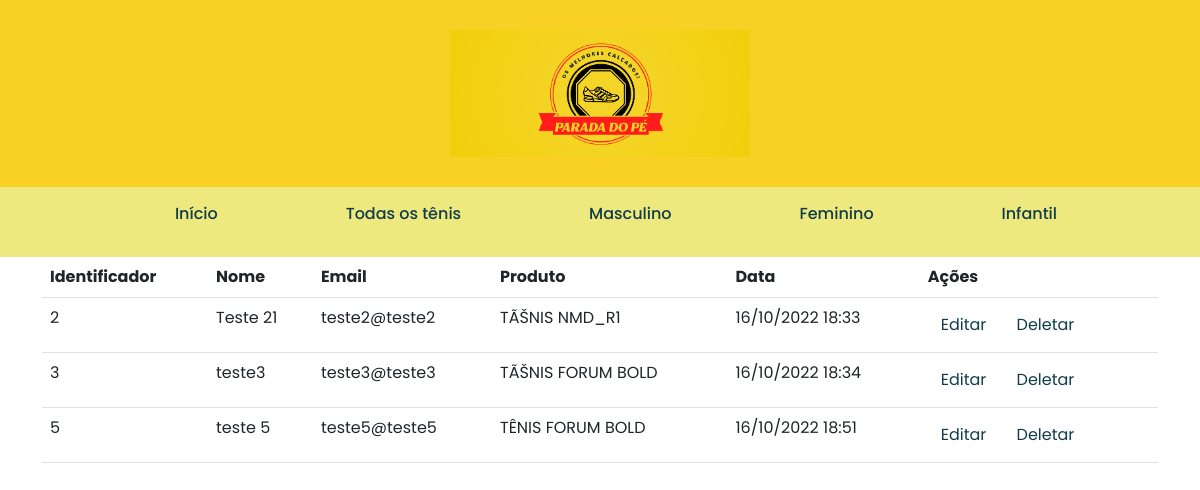
Screenshot of /adm/pedidos.php (signed in) with the database file from the repository.
### tables this page shows
CREATE TABLE IF NOT EXISTS `pedido` (
  `id_pedido` int(11) NOT NULL AUTO_INCREMENT,
  `nome` varchar(300) NOT NULL,
  `email` varchar(100) NOT NULL,
  `produto` varchar(100) NOT NULL,
  `pedido` varchar(300) NOT NULL,
  `data` datetime NOT NULL DEFAULT CURRENT_TIMESTAMP,
  PRIMARY KEY (`id_pedido`)
);

### adm/pedidos.php (the view, shortened to what this page needs)
<?php
    include ("conexao.php");
    $selecionar_sql = "SELECT * FROM pedido";
    $retorno_consulta = $mysqli->query( $selecionar_sql) or die($mysqli->error);
    $quantidade_pedidos = $retorno_consulta->num_rows;
?>
<!DOCTYPE html>
    <html lang="pt-br">
    <head>
        <link href="https://cdn.jsdelivr.net/npm/bootstrap@5.2.0/dist/css/bootstrap.min.css" rel="stylesheet">
        <link rel="stylesheet" href="../femenino.css">
    </head>
    <body>
        <?php include("menu.php") ?>
        <div class="container">
            <div class="table-responsive">
                <table class="table table-hover">
                    <thead>
                        <th>Identificador</th>
                        <th>Nome</th>
                        <th>Email</th>
                        <th>Produto</th>
                        <th>Data</th>
                        <th colspan="2">Ações</th>
                    </thead>
                    <tbody>
                        <?php
                            if ( $quantidade_pedidos == 0){ ?>
                            <tr>
                                <td colspan="5"> Nenhuma mensagem foi cadastrada.</td>
                            </tr>
                        <?php   } else {
                            while ($mensagem = $retorno_consulta -> fetch_assoc()){
                                $data = date("d/m/Y H:i", strtotime($mensagem['data']));
                        ?>
                                <tr>
                                    <td><?php echo $mensagem['id_pedido']; ?></td>
                                    <td><?php echo ($mensagem['nome']); ?></td>
                                    <td><?php echo ($mensagem['email']); ?></td>
                                    <td><?php echo ($mensagem['produto']); ?></td>
                                    <td><?php echo $data; ?></td>
                                    <td>
                                        <a class="btn btn-default" href="editar_pedido.php?id=<?php echo $mensagem['id_pedido']; ?>" role="button"><span class="glyphicon glyphicon-pencil" aria-hidden="true"></span> Editar</a>
                                        <a class="btn btn-default" href="deletar_pedido.php?id=<?php echo $mensagem['id_pedido']; ?>" role="button"><span class="glyphicon glyphicon-remove" aria-hidden="true"></span> Deletar</a>
                                    </td>
                                </tr>
                            <?php
                                }
                            ?>
                        <?php
                        }
                        ?>
                    </tbody>
                </table>
            </div>
        </div>
    </body>
</html>

### adm/menu.php
<header>
        <div>
            <a href="../index.html"><img id="Logo" src="../fotos/logoPI4.png" alt="meia inteira"></a>
        </div>
    </header>
    <nav>
        <ul>
            <li>
                <a href="../index.php">Início</a>
            </li>
            <li>
                <a href="../catalogo.php">Todas os tênis</a>
            </li>
            <li>
                <a href="../masculino.php">Masculino</a>
            </li>
            <li>
                <a href="../femenino.php">Feminino</a>
            </li>
            <li>
                <a href="../infantil.php">Infantil</a>
            </li>
        </ul>
    </nav>

### femenino.css (style rules this page uses)
* { margin: 0; padding: 0; box-sizing: border-box; font-family: 'Poppins'; }
a { text-decoration: none; }
ul { list-style: none; }
#Logo { width: 300px; }
header { background-color: rgb(248, 209, 36); display: flex; justify-content: space-around; align-items:center; padding: 30px; }
nav { background-color: rgb(237, 233, 127); padding: 15px; }
nav ul { display: flex; justify-content: space-evenly; align-items: center; }
nav ul a { font-weight: 500; color: rgba(209, 168, 34, 0.888); transition: 500ms }
a:link, a:visited, a:active { color: #113c4a; }

### rows the page displays
pedido: id_pedido "2", nome "Teste 21", email "teste2@teste2", produto "TÃŠNIS NMD_R1", data "16/10/2022 18:33"
pedido: id_pedido "3", nome "teste3", email "teste3@teste3", produto "TÃŠNIS FORUM BOLD", data "16/10/2022 18:34"
pedido: id_pedido "5", nome "teste 5", email "teste5@teste5", produto "TÊNIS FORUM BOLD", data "16/10/2022 18:51"
